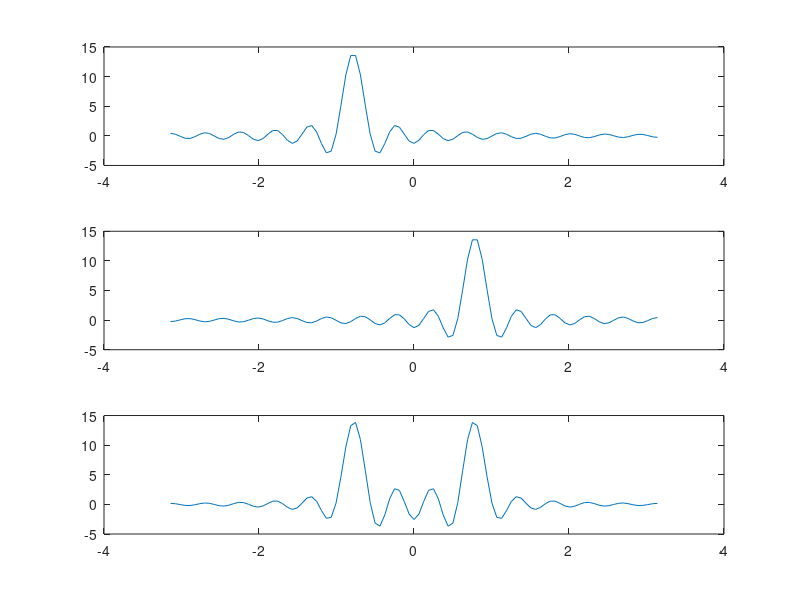

The MATLAB script that drew this image:
% ECE 310 HW #3 Plotting Help
w = [0:pi/4:2*pi];

y_d = 1 - ((.5*exp(-j*w)).^4);
d = 1-.5*exp(-j*w)
%Y_d = (1 - (.5*exp(-j*w)).^4)/(1-.5*exp(-j*w))
Y_d = y_d./d;

%%
figure(1)
%subplot(2,1,1);
plot(w,abs(Y_d));
%subplot(2,1,2);
%plot(w,phase(Y_d));
Mag = abs(Y_d)

%%
w = [-pi:2*pi/100:pi];
v1 = 14*sinc(14*(w+(pi/4))/pi);
v2 = 14*sinc(14*(w-(pi/4))/pi);
v = v1 + v2;
figure(1);
subplot(3,1,1);
plot(w,v1);

subplot(3,1,2);
plot(w,v2);
             
subplot(3,1,3);
plot(w,v);

%%
%next part
%plotting the dirichlet function (not actually diirhahc)

w = 3*pi/28;
w1 = w - pi/4;
w2 = w + pi/4;
ve1 = 14*sin(14*w1)/sin(w1/2)
ve2 = 14*sin(14*w2)/sin(w2/2)
vee = ve1 + ve2

